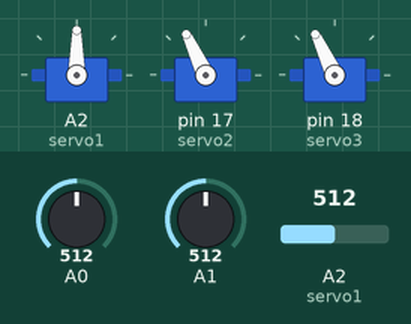
Simulated run of this sketch. Board: Arduino Uno, built with avr-gcc and run on an emulated ATmega328P. Parts: 3 × servo. Inputs (shaded band) come from the test bench; at power-on: A0 = 512, A1 = 512, A2 (servo1) = 512.

Above: at 1.2 s.
1.3 s: A0 set to 716
At 1.9 s:
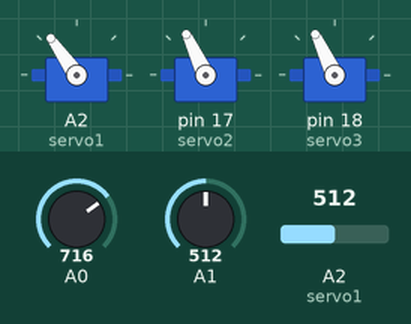
2.8 s: A1 set to 716
At 3.1 s:
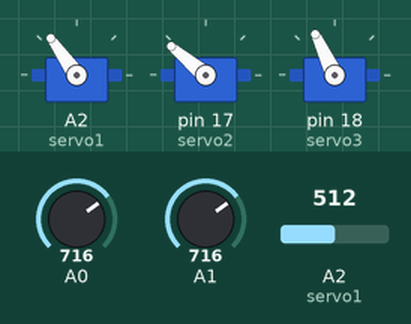
4.3 s: A2 (servo1) set to 716
At 5.4 s:
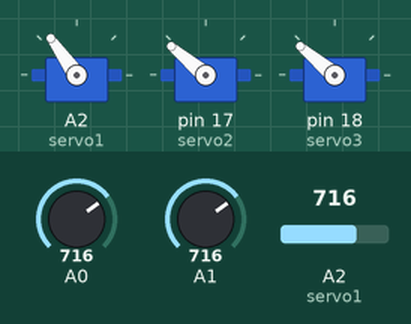
5.8 s: A0 set to 900
At 6.6 s:
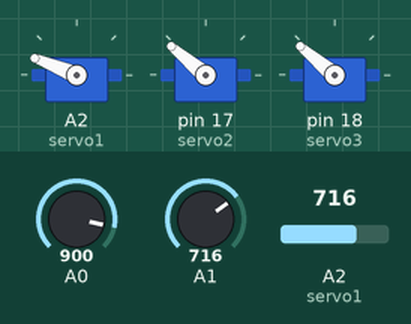
7.3 s: A1 set to 900
At 7.7 s:
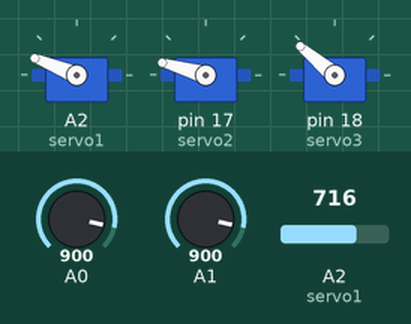
8.8 s: A2 (servo1) set to 900
At 10.0 s:
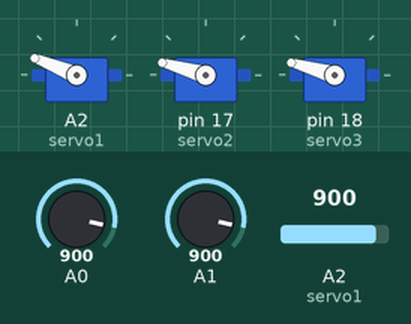
Timing chart, 0 to 11.3 s (numbered marks = the images above; inputs shaded):
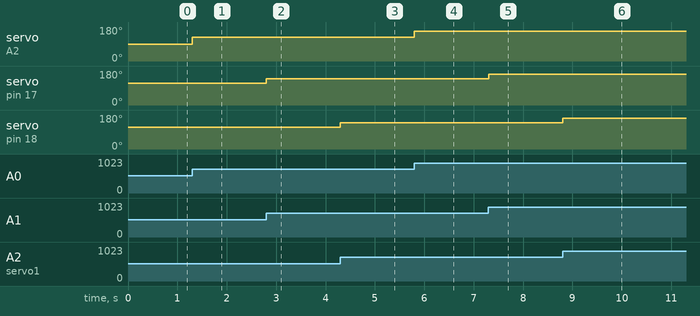

Measured:
- after the input at 1.3 s, servo on A2 (servo1): 90° → 125° at once
- after the input at 2.8 s, servo on pin 17 (servo2): 115° → 140° at once
- after the input at 4.3 s, servo on pin 18 (servo3): 115° → 140° at once
- after the input at 5.8 s, servo on A2 (servo1): 125° → 158° at once
- after the input at 7.3 s, servo on pin 17 (servo2): 140° → 164° at once
- after the input at 8.8 s, servo on pin 18 (servo3): 140° → 164° at once

The sketch:

simulator.ino
```cpp
#include <Servo.h>

Servo servo1;
Servo servo2;
Servo servo3;

int angle1 = 0;
int angle2 = 0;
int angle3 = 0;


void setup() {
    servo1.attach(16);  // attaches the servo on pin 16 to the servo object
    servo2.attach(17);  // attaches the servo on pin 17 to the servo object
    servo3.attach(18);  // attaches the servo on pin 18 to the servo object
}

void loop() {

    angle1 = analogRead(A0);
    angle2 = analogRead(A1);
    angle3 = analogRead(A2);

    angle1 = map(angle1, 0, 1023, 0, 180);
    angle2 = map(angle2, 0, 1023, 50, 180);
    angle3 = map(angle3, 0, 1023, 50, 180);

    servo1.write(angle1);
    servo2.write(angle2);
    servo3.write(angle3);

    }
```
